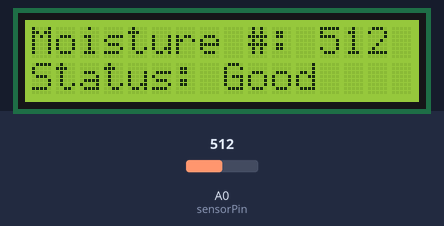
Recording of a sketch running on a simulated Arduino Uno, built with avr-gcc and run on an emulated ATmega328P. Parts: 16×2 character LCD. Inputs (shaded band) come from the test bench; at power-on: A0 (sensorPin) = 512. What the sketch prints to the serial monitor is not drawn.

Above: at 1.2 s.
1.3 s: A0 (sensorPin) set to 563
At 2.0 s:
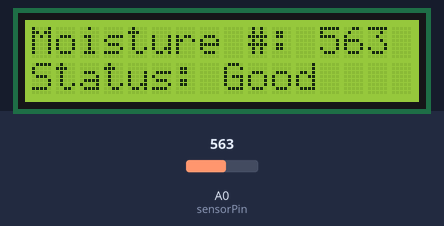
3.0 s: A0 (sensorPin) set to 592
At 3.9 s:
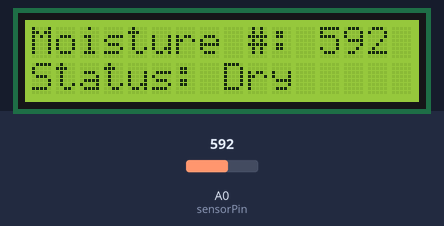
4.6 s: A0 (sensorPin) set to 390
At 5.7 s:
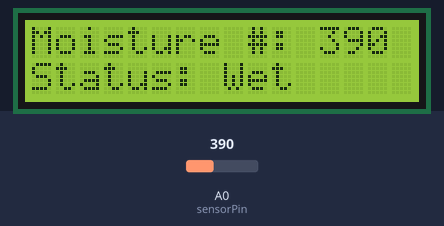
6.1 s: A0 (sensorPin) set to 407
At 6.4 s:
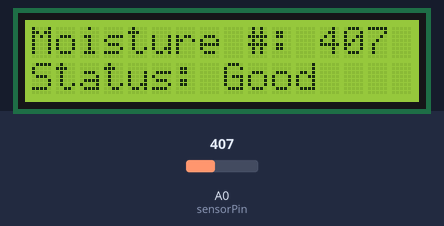
Timing chart, 0 to 8.6 s (numbered marks = the images above; inputs shaded):
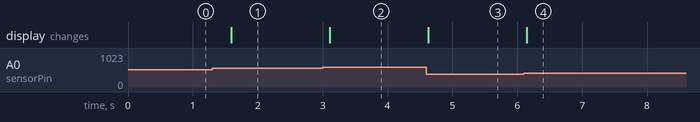

The sketch:

Soil_Moisture_Monitor_V1.ino
```cpp
// Version 2: Soil moisture monitor with LCD output
// Displays raw analog moisture values and Wet, Good, or Dry status on the LCD

int sensorPin = A0;
int sensorValue = 0;

#include <LiquidCrystal.h>

LiquidCrystal lcd(12, 11, 5, 4, 3, 2);

void setup() {
  Serial.begin(9600);
  lcd.begin(16, 2);

}

void loop() {
  sensorValue = analogRead(sensorPin);

  lcd.clear();
  lcd.setCursor(0,0);
  lcd.print("Moisture #: ");
  lcd.print(sensorValue);
  lcd.setCursor(0,1);

  Serial.print("Soil moisture: ");
  Serial.println(sensorValue);

  if (sensorValue < 400) {
    lcd.print("Status: Wet");
    Serial.println("Soil Status: Wet");

  } else if (sensorValue > 574) {
    lcd.print("Status: Dry");
    Serial.println("Soil Status: Dry");

  } else {
    lcd.print("Status: Good");
    Serial.println("Soil Status: Good");
  }

  Serial.println();


  delay(500);
}
```

Measured:
- the behaviour switches between 574 and 575 on A0 (sensorPin) (found by bisection; images 1 and 2)
- the behaviour switches between 399 and 400 on A0 (sensorPin) (found by bisection; images 3 and 4)
- after the input at 1.3 s, the display: changes after 0.29 s (image 1)
- after the input at 3.0 s, the display: changes after 0.11 s (image 2)
- after the input at 4.6 s, the display: changes at once (image 3)
- after the input at 6.1 s, the display: changes after 0.05 s (image 4)
